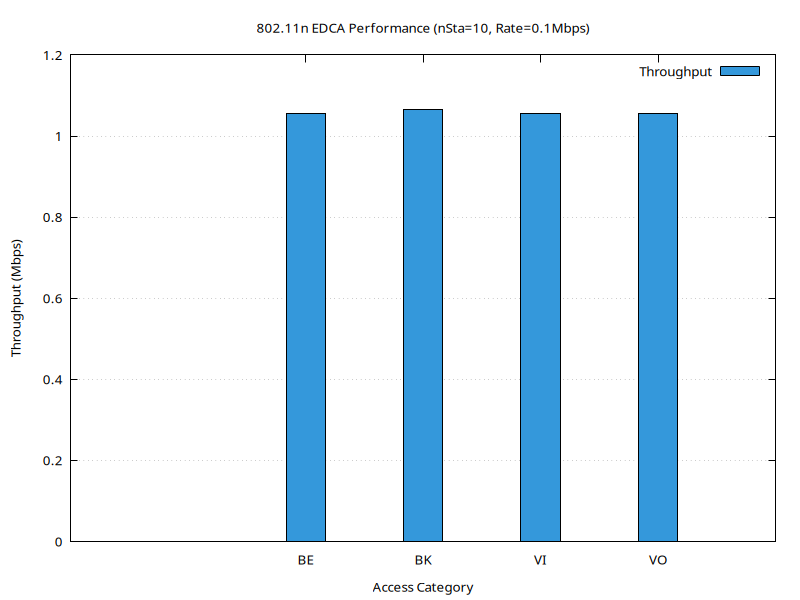

This figure's gnuplot source:
set terminal pngcairo size 800,600 enhanced font 'Verdana,10'
set output 'plot_n10_0.1Mbps.png'
set title '802.11n EDCA Performance (nSta=10, Rate=0.1Mbps)'
set style data histograms
set style fill solid 1.0 border -1
set ylabel 'Throughput (Mbps)'
set xlabel 'Access Category'
set yrange [0:*]
set grid y
plot 'plot_n10_0.1Mbps.dat' using 2:xtic(1) title 'Throughput' lc rgb '#3498db'
